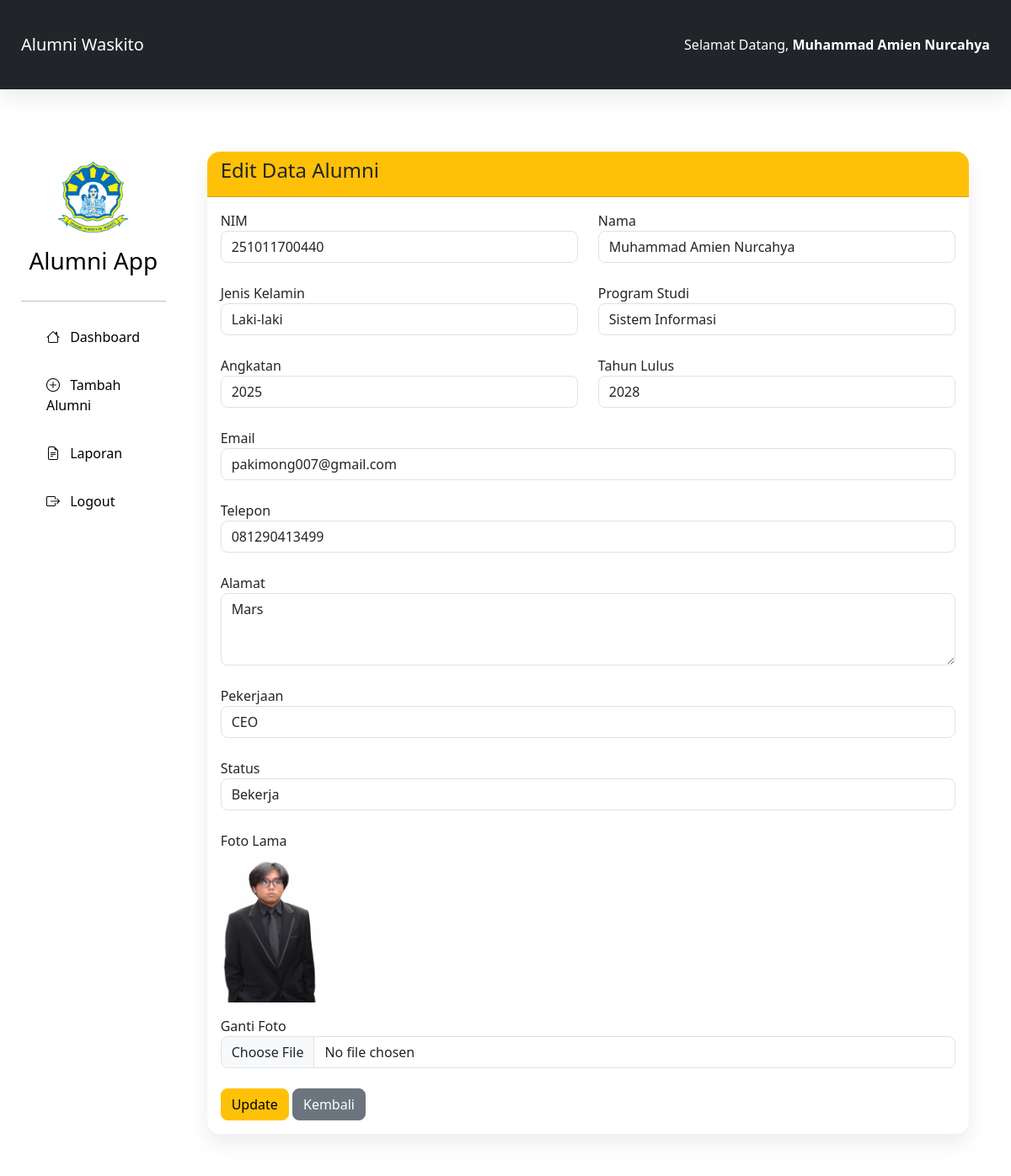
The page /view/edit.php?id=1 (signed in) on the database its author committed.
### tables this page shows
CREATE TABLE `alumni` (
  `id` bigint(20) NOT NULL,
  `nim` varchar(20) NOT NULL,
  `nama` varchar(100) NOT NULL,
  `jenis_kelamin` enum('Laki-laki','Perempuan') NOT NULL,
  `prodi` varchar(100) NOT NULL,
  `angkatan` year(4) NOT NULL,
  `tahun_lulus` year(4) NOT NULL,
  `email` varchar(100) DEFAULT NULL,
  `telepon` varchar(20) DEFAULT NULL,
  `alamat` text DEFAULT NULL,
  `pekerjaan` varchar(100) DEFAULT NULL,
  `status` enum('Bekerja','Kuliah','Wirausaha','Belum Bekerja') DEFAULT 'Belum Bekerja',
  `foto` varchar(255) DEFAULT 'default.png',
  `created_at` timestamp NOT NULL DEFAULT current_timestamp(),
  `updated_at` timestamp NOT NULL DEFAULT current_timestamp() ON UPDATE current_timestamp()
);

### model/Alumni.php (called while the page is built, shortened)
<?php
class Alumni extends Database
{
    public function detail($id)
    {
        $conn = $this->getConnection();
        $sql = mysqli_query($conn,
        "SELECT * FROM alumni WHERE id='$id'");
        return mysqli_fetch_assoc($sql);
    }
}

### controller/AlumniController.php (called while the page is built, shortened)
<?php
require_once "../model/Alumni.php";
class AlumniController
{
    private $alumni;
    public function __construct()
    {
        $this->alumni = new Alumni();
    }
    public function detail($id)
    {
        return $this->alumni->detail($id);
    }
}

### view/edit.php (the view, shortened to what this page needs)
<?php
require_once "../controller/AlumniController.php";
$controller = new AlumniController();
$data = $controller->detail($_GET['id']);
include "template/header.php";
include "template/sidebar.php";
?>
<div class="container-fluid">
<div class="card shadow">
<div class="card-header bg-warning">
<h4>Edit Data Alumni</h4>
</div>
<div class="card-body">
<form
action="../controller/AlumniController.php?action=edit"
method="POST"
enctype="multipart/form-data">
<div class="row">
<div class="col-md-6">
<label>NIM</label>
<input
type="text"
name="nim"
class="form-control"
value="<?= $data['nim']; ?>"
required>
</div>
<div class="col-md-6">
<label>Nama</label>
<input
type="text"
name="nama"
class="form-control"
value="<?= $data['nama']; ?>"
required>
</div>
</div>
<br>
<div class="row">
<div class="col-md-6">
<label>Jenis Kelamin</label>
<select
name="jenis_kelamin"
class="form-control">
<option
value="Laki-laki"
<?= $data['jenis_kelamin']=="Laki-laki" ? "selected" : ""; ?>>
Laki-laki
</option>
</select>
</div>
<div class="col-md-6">
<label>Program Studi</label>
<input
type="text"
name="prodi"
class="form-control"
value="<?= $data['prodi']; ?>">
</div>
</div>
<br>
<div class="row">
<div class="col-md-6">
<label>Angkatan</label>
<input
type="number"
name="angkatan"
class="form-control"
value="<?= $data['angkatan']; ?>">
</div>
<div class="col-md-6">
<label>Tahun Lulus</label>
<input
type="number"
name="tahun_lulus"
class="form-control"
value="<?= $data['tahun_lulus']; ?>">
</div>
</div>
<br>
<label>Email</label>
<input
type="email"
name="email"
class="form-control"
value="<?= $data['email']; ?>">
<br>
<label>Telepon</label>
<input
type="text"
name="telepon"
class="form-control"
value="<?= $data['telepon']; ?>">
<br>
<label>Alamat</label>
<textarea
name="alamat"
class="form-control"
rows="3"><?= $data['alamat']; ?></textarea>
<br>
<label>Pekerjaan</label>
<input
type="text"
name="pekerjaan"
class="form-control"
value="<?= $data['pekerjaan']; ?>">
<br>
<label>Status</label>
<select
name="status"
class="form-control">
<?php
$status = [
"Bekerja",
"Kuliah",
"Wirausaha",
"Belum Bekerja"
];
foreach($status as $s){
?>
<option
value="<?= $s;?>"
<?= $data['status']==$s ? "selected" : ""; ?>>
<?= $s;?>
</option>
<?php } ?>
</select>
<br>
<label>Foto Lama</label>
<br>
<img
src="../uploads/<?= $data['foto'];?>"
width="120"
class="mb-3">
<br>
<label>Ganti Foto</label>
<input
type="file"
name="foto"
class="form-control"
accept=".jpg,.jpeg,.png">
<br>
<button
class="btn btn-warning"
name="update">
Update
</button>
<a
href="dashboard.php"
class="btn btn-secondary">
Kembali
</a>
</form>
</div>
</div>
</div>
<?php include "template/footer.php"; ?>

### assets/css/style.css (style rules this page uses)
* { margin:0; padding:0; box-sizing:border-box; font-family:'Segoe UI',sans-serif; }
body { background:#ffffff; }
.card { border:none; border-radius:15px; }
.card-header { border-radius:15px 15px 0 0 !important; }
.btn { border-radius:8px; }
.form-control, .form-select { border-radius:8px; }
.shadow { box-shadow:0 10px 25px rgba(0,0,0,.08)!important; }
.container-fluid { padding:25px; }

### rows shown on the page
alumni: nim "251011700440", nama "Muhammad Amien Nurcahya", jenis_kelamin "Laki-laki", prodi "Sistem Informasi", angkatan "2025", tahun_lulus "2028", email "pakimong007@gmail.com", telepon "081290413499", alamat "Mars", pekerjaan "CEO", status "Bekerja", foto (picture)

### other values the page prints
$_SESSION['nama'] "Muhammad Amien Nurcahya"
